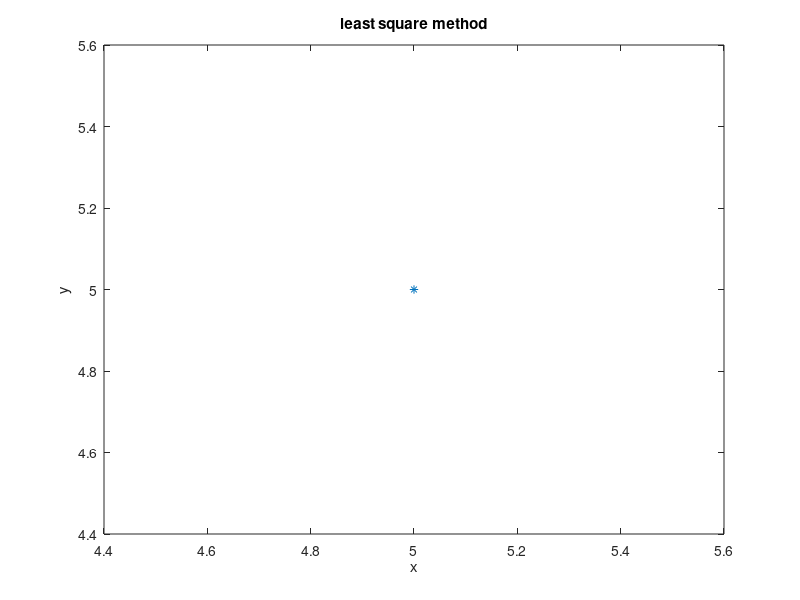

The MATLAB script that drew this image:
% Curve Fitting 
% used least square method method.
% Date: 23 Jun 2023

% Example 
% x = [0 1 2];
% y = [1 6 17];
% m = 2;
x = input('Enter x values: ');
y = input('Enter y values: ');
m = input('Enter the degree of the polynomial: ');

m = m+1;
A = zeros(m)
B = zeros(m, 1)


for row = 1: m 
    for col = 1: m
        A(row, col) = sum(x.^(row+col-2)) 
    end
    B(row) = sum(y.*x.^(row-1))
end
A;
B;
result = A \ B
equation = flip(result);
 

%plot

plot(x, y, '*');
hold on;
xx = linspace(x(1), x(end), 100);
yy = polyval(equation, xx)
plot(xx, yy, 'MarkerSize', 8)
xlabel('x');
ylabel('y');
title('least square method');












